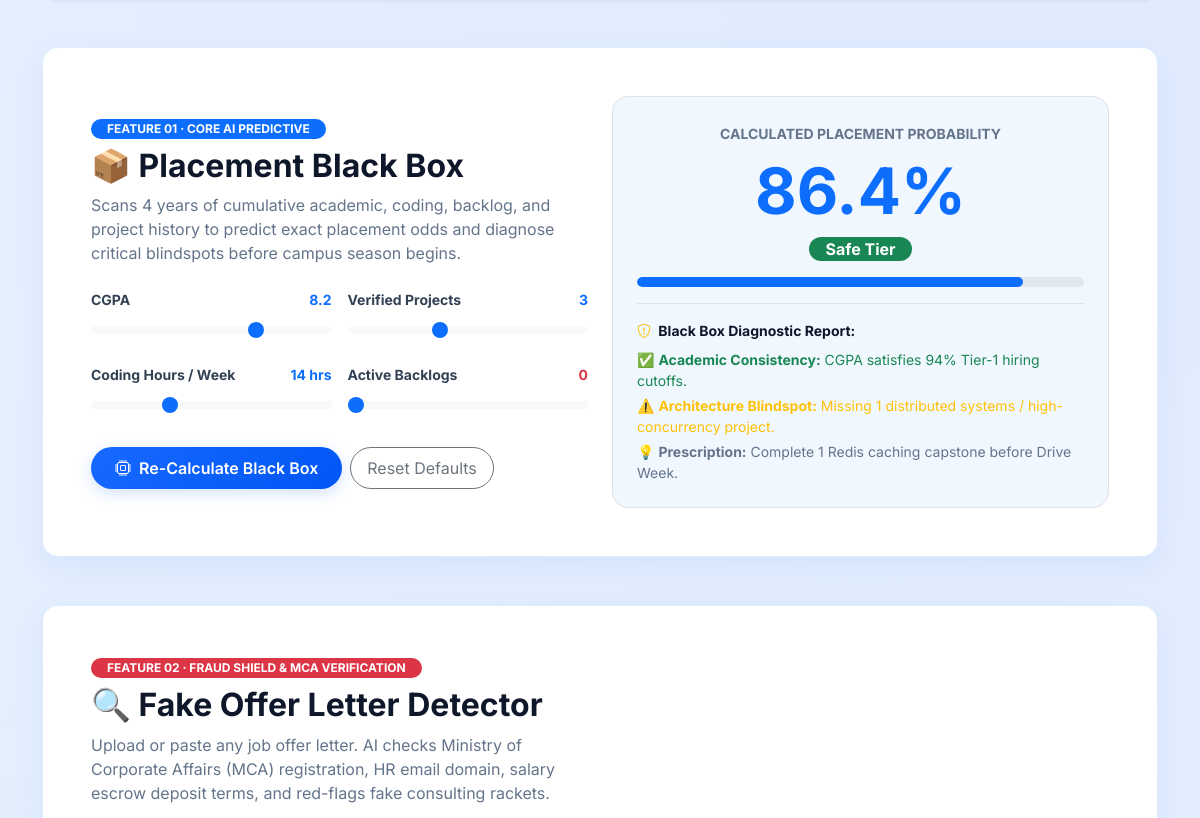
/innovations/ (middle part), run on an earlier commit of the app's database.
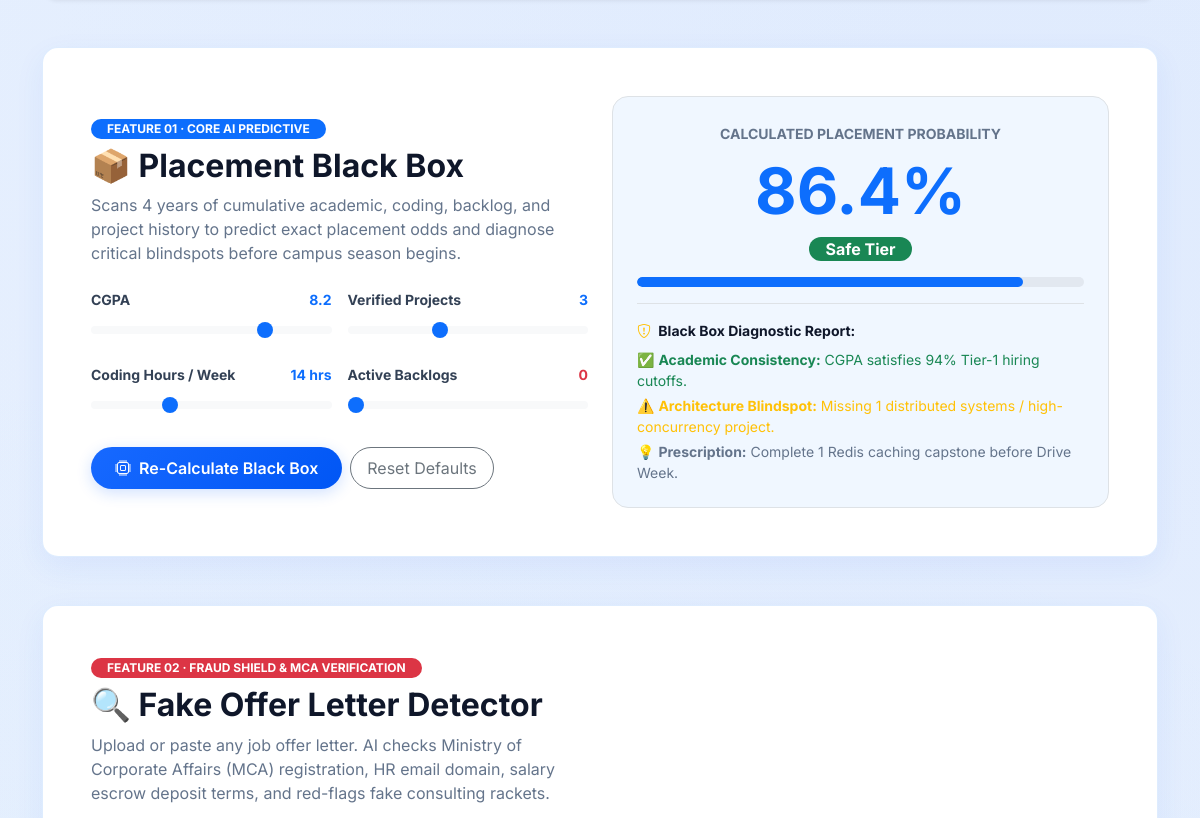
And on a later commit of the database.
### students/models.py (models this page shows, shortened)
class StudentProfile(models.Model):
    JOB_TYPE_CHOICES = (
        ('INTERNSHIP', 'Internship'),
        ('FULL_TIME', 'Full-time'),
        ('BOTH', 'Internship and full-time'),
    )
    WORK_LOCATION_CHOICES = (
        ('REMOTE', 'Remote'),
        ('HYBRID', 'Hybrid'),
        ('ONSITE', 'On-site'),
    )
    VISIBILITY_CHOICES = (
        ('VERIFIED_RECRUITERS', 'Public to Verified Recruiters'),
        ('PRIVATE', 'Private'),
        ('APPLICATIONS_ONLY', 'Only During Applications'),
    )
    user = models.OneToOneField(settings.AUTH_USER_MODEL, on_delete=models.CASCADE, related_name='student_profile')
    phone = models.CharField(max_length=20, blank=True)
    department = models.CharField(max_length=100, blank=True)
    degree = models.CharField(max_length=120, blank=True)
    specialization = models.CharField(max_length=160, blank=True)
    current_semester = models.PositiveSmallIntegerField(null=True, blank=True, validators=[MinValueValidator(1), MaxValueValidator(12)])
    college = models.CharField(max_length=200, blank=True)
    headline = models.CharField(max_length=180, blank=True)
    education_start_year = models.IntegerField(null=True, blank=True)
    graduation_year = models.IntegerField(null=True, blank=True)
    cgpa = models.FloatField(null=True, blank=True, validators=[MinValueValidator(0), MaxValueValidator(10)])
    tenth_percentage = models.FloatField(null=True, blank=True, validators=[MinValueValidator(0), MaxValueValidator(100)])
    twelfth_percentage = models.FloatField(null=True, blank=True, validators=[MinValueValidator(0), MaxValueValidator(100)])
    tenth_school = models.CharField(max_length=200, blank=True)
    tenth_year = models.IntegerField(null=True, blank=True)
    twelfth_college = models.CharField(max_length=200, blank=True)
    twelfth_year = models.IntegerField(null=True, blank=True)
    active_backlogs = models.IntegerField(default=0)
    location = models.CharField(max_length=200, blank=True)
    about_me = models.TextField(blank=True)
    career_objective = models.TextField(blank=True)
    profile_photo = models.ImageField(upload_to='profiles/', blank=True, null=True)
    skills = models.ManyToManyField(Skill, through='StudentSkill')
    resume = models.FileField(upload_to='resumes/', blank=True, null=True)
    github = models.URLField(blank=True)
    linkedin = models.URLField(blank=True)
    portfolio = models.URLField(blank=True)
    leetcode = models.URLField(blank=True)
    codechef = models.URLField(blank=True)
    hackerrank = models.URLField(blank=True)
    twitter = models.URLField(blank=True)
    preferred_job_role = models.CharField(max_length=160, blank=True)
    preferred_domain = models.CharField(max_length=160, blank=True)
    job_type = models.CharField(max_length=20, choices=JOB_TYPE_CHOICES, blank=True)
    preferred_work_location = models.CharField(max_length=20, choices=WORK_LOCATION_CHOICES, blank=True)
    profile_visibility = models.CharField(max_length=24, choices=VISIBILITY_CHOICES, default='VERIFIED_RECRUITERS')
    created_at = models.DateTimeField(auto_now_add=True)
    updated_at = models.DateTimeField(auto_now=True)

### ai_engine/views.py (the view)
# urls.py: path('innovations/', views.innovation_suite_view, name='innovation_suite'),
def innovation_suite_view(request):
    from students.models import StudentProfile
    student = None
    if request.user.is_authenticated:
        student = getattr(request.user, 'student_profile', None)
    if not student:
        student = StudentProfile.objects.first()
    context = {
        'student': student,
        'features_count': 12,
        'black_box_data': {
            'cgpa': getattr(student, 'cgpa', 8.2) or 8.2,
            'placement_probability': 86.4,
            'risk_level': 'Safe Tier',
            'vulnerabilities': [
                {'title': 'System Design Gap', 'impact': 'High for Product Startups', 'fix': 'Build 1 Distributed Cache / Rate Limiter Project'},
                {'title': 'Low Mid-Year Git Activity', 'impact': 'Moderate for FinTechs', 'fix': 'Commit weekly proof artifacts to GitHub'}
            ],
            'four_year_trajectory': [
                {'year': 'Year 1', 'score': 62, 'focus': 'Foundations & C++'},
                {'year': 'Year 2', 'score': 71, 'focus': 'DSA & Web Stack'},
                {'year': 'Year 3', 'score': 84, 'focus': 'Production Projects & Internships'},
                {'year': 'Year 4 (Current)', 'score': 88, 'focus': 'High-Bar Interviews & Mock Drills'}
            ]
        },
        'ghost_jobs_sample': [
            {'title': 'Software Engineer (Campus 2026)', 'company': 'TechNova Labs', 'repost_count': 9, 'ghost_prob': 88, 'status': 'Ghost Warning'},
            {'title': 'Junior Python Developer', 'company': 'CredFlow FinTech', 'repost_count': 1, 'ghost_prob': 12, 'status': 'Active Hiring'}
        ],
        'unsuccess_blueprints': [
            {
                'alias': 'Senior Rahul K. (Batch 2025)',
                'mistake': 'Certificate Collector Trap',
                'description': 'Gathered 28 online completion certificates but had zero public deployed URLs or GitHub repo tests.',
                'result': 'Rejected in Round 2 technical demo.',
                'antidote': '1 deployed project beats 10 Udemy certificates every single time.'
            },
            {
                'alias': 'Senior Ananya S. (Batch 2025)',
                'mistake': 'Delayed DSA to 8th Semester',
                'description': 'Focused purely on design work, started LeetCode 3 weeks before TCS Digital & Amazon drives.',
                'result': 'Timed out on Online Assessment coding test.',
                'antidote': '15 minutes daily problem solving from 5th semester onwards.'
            },
            {
                'alias': 'Senior Vikram M. (Batch 2024)',
                'mistake': 'Zero Mock Interview Exposure',
                'description': 'High GPA (8.9) and strong coding score, but froze on behavioral / STAR explanation questions with HR.',
                'result': 'Rejected at final managerial interview round.',
                'antidote': 'Practice 5 recorded voice/video mocks before first live campus drive.'
            }
        ],
        'skill_cibil': {
            'score': 774,
            'max_score': 900,
            'rating': 'A+ Prime Solvency',
            'liquidity_rate': 88.5,
            'tech_debt_rate': 11.5,
            'eligible_companies': 164
        }
    }
    return render(request, 'ai_engine/innovation_suite.html', context)

### notifications/context_processors.py (called while the page is built)
def notification_context(request):
    if not request.user.is_authenticated:
        return {'unread_notification_count': 0}
    return {'unread_notification_count': Notification.objects.filter(user=request.user, is_read=False).count()}

### templates/ai_engine/innovation_suite.html (shortened to what the changed rows need)
{% extends 'base.html' %}
{% load static %}
{% block content %}
<main class="innovation-suite-page py-5 position-relative">
    <div class="container">
        <section id="feature-black-box" class="card p-4 p-md-5 rounded-4 shadow-sm border mb-5 engine-card">
            <div class="row align-items-center g-4">
                <div class="col-lg-6">
                    <h2 class="fw-bold text-dark mb-2">📦 Placement Black Box</h2>
                    <div class="row g-3 mb-4">
                        <div class="col-6">
                            <label class="form-label small fw-bold d-flex justify-content-between">
                                <span>CGPA</span>
                                <span class="text-primary fw-bold" id="bbCgpaVal">8.2</span>
                            </label>
                            <input type="range" min="5.0" max="10.0" step="0.1" id="bbCgpa" class="form-range" value="{{ black_box_data.cgpa }}" oninput="updateBlackBox()">
                        </div>
                    </div>
                </div>
            </div>
        </section>
        <section id="feature-fake-offer" class="card p-4 p-md-5 rounded-4 shadow-sm border mb-5 engine-card">
            <div class="row align-items-center g-4">
                <div class="col-lg-6">
                    <h2 class="fw-bold text-dark mb-2">🔍 Fake Offer Letter Detector</h2>
                </div>
            </div>
        </section>
    </div>
</main>
{% endblock %}

What changed in the data, as far as the page shows it:
removed StudentProfile: cgpa "8.5"
now on this page (row unchanged): StudentProfile: cgpa "8.7"
